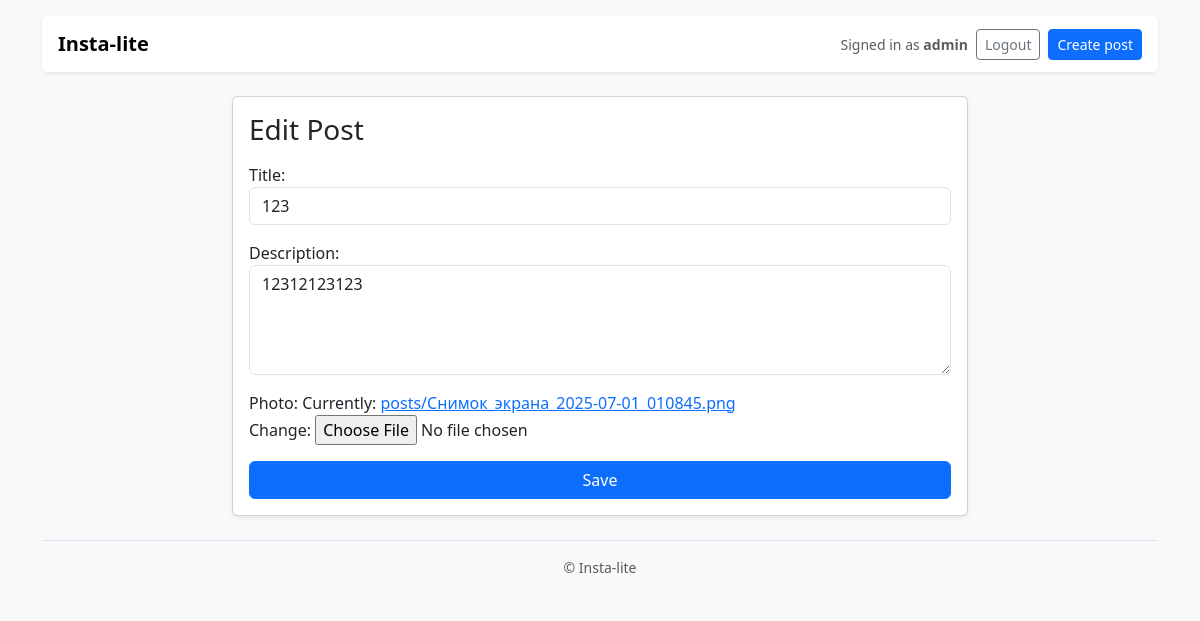
/post/2/edit/ (signed in), run on the app's committed database.
### configapp/models.py (models this page shows, shortened)
class CustomUser(AbstractUser):
	email = models.EmailField(unique=True)

class Post(models.Model):
	title = models.CharField(max_length=255)
	description = models.TextField(blank=True)
	author = models.ForeignKey(settings.AUTH_USER_MODEL, on_delete=models.CASCADE, related_name='posts')
	photo = models.ImageField(upload_to='posts/')
	created_at = models.DateTimeField(auto_now_add=True)
	updated_at = models.DateTimeField(auto_now=True)

### configapp/views.py (the view)
# urls.py: path('post/<int:pk>/edit/', views.edit_post, name='edit_post'),
@user_passes_test(is_admin)
def edit_post(request, pk):
	post = get_object_or_404(Post, pk=pk)
	if request.method == 'POST':
		form = PostForm(request.POST, request.FILES, instance=post)
		if form.is_valid():
			form.save()
			return redirect('configapp:post_detail', pk=post.pk)
	else:
		form = PostForm(instance=post)
	return render(request, 'configapp/post_form.html', {'form': form, 'post': post})

### configapp/forms.py
class PostForm(forms.ModelForm):
    class Meta:
        model = Post
        fields = ('title', 'description', 'photo')
    def __init__(self, *args, **kwargs):
        super().__init__(*args, **kwargs)
        self.fields['title'].widget.attrs.update({'class': 'form-control'})
        self.fields['description'].widget.attrs.update({'class': 'form-control', 'rows': 4})

### configapp/views.py (called while the page is built)
def is_admin(user):
	return user.is_active and user.is_staff

### templates/configapp/post_form.html (shortened to what this page needs)
{% extends 'configapp/base.html' %}
{% block content %}
<div class="row justify-content-center">
    <div class="col-md-8">
        <div class="card shadow-sm">
            <div class="card-body">
                <h3 class="card-title mb-3">{% if post %}Edit{% else %}Create{% endif %} Post</h3>
                <form method="post" enctype="multipart/form-data">
                    {{ form.as_p }}
                    <div class="d-grid"><button type="submit" class="btn btn-primary">Save</button></div>
                </form>
            </div>
        </div>
    </div>
</div>
{% endblock %}

### templates/configapp/base.html (shortened to what this page needs)
{% load static %}
<!DOCTYPE html>
<html lang="en">
<head>
    <link href="https://cdn.jsdelivr.net/npm/bootstrap@5.3.2/dist/css/bootstrap.min.css" rel="stylesheet">
</head>
<body class="bg-light">
<div class="container py-3">
  <nav class="navbar navbar-expand-lg navbar-light bg-white rounded shadow-sm px-3">
    <a class="navbar-brand fw-bold" href="{% url 'configapp:post_list' %}">
      Insta-lite
    </a>
    <div class="ms-auto d-flex align-items-center gap-2">
      {% if user.is_authenticated %}
        <span class="text-muted small">
          Signed in as <strong>{{ user.username }}</strong>
        </span>
        <a class="btn btn-outline-secondary btn-sm"
           href="{% url 'configapp:logout' %}">
          Logout
        </a>
        {% if user.is_staff %}
          <a class="btn btn-primary btn-sm"
             href="{% url 'configapp:create_post' %}">
            Create post
          </a>
        {% endif %}
      {% endif %}
    </div>
  </nav>
  <main class="my-4">
    {% block content %}{% endblock %}
  </main>
  <footer class="text-center text-muted small py-3 border-top">
    &copy; {{ now.year }} Insta-lite
  </footer>
</div>
</body>
</html>

### data on the page
CustomUser: username "admin"
Post: title "123", description "12312123123"
